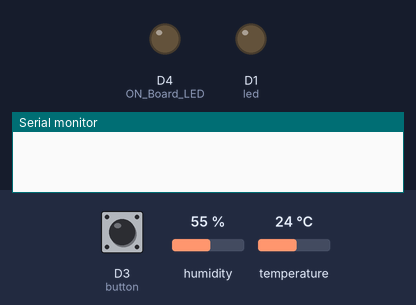
Bench run of a sketch on a simulated ESP8266 (NodeMCU). Parts: output pins drawn as LEDs (lit = HIGH), the last lines printed to the serial monitor. The inputs (shaded band) are chosen by the test bench; at power-on: D3 (button) HIGH, humidity 55 %, temperature 24 °C. WiFi joins after 1.5 s; servers stay silent unless stated; uploads are accepted with an empty reply.

Above: at 0.0 s.
At 0.6 s:
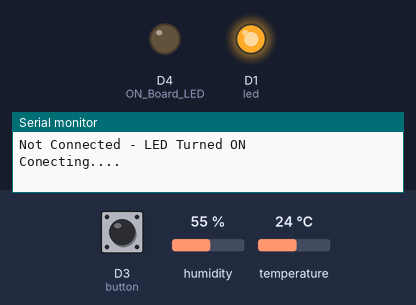
At 2.6 s:
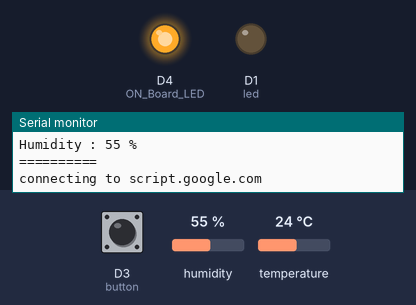
Timing chart, 0 to 4.1 s (numbered marks = the images above):
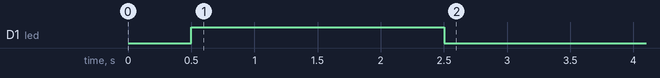

Measured:
- by itself, D1 (led): HIGH → LOW at 2.5 s

The sketch:

WMwithLPGS.ino
```cpp
#include <ESP8266WiFi.h>
#include <DNSServer.h>
#include <WiFiManager.h>
#include <ESP8266WebServer.h>
#include <WiFiClientSecure.h>
#include "DHT.h"
#define DHTTYPE DHT22
const int DHTPin = D2;
DHT dht(DHTPin, DHTTYPE);
#define ON_Board_LED 2
int led = D1;
int button = D3;
int temp = 0;


const char* host = "script.google.com";
const int httpsPort = 443;


WiFiClientSecure client;
String GAS_ID = "";

void setup() {

  Serial.begin(115200);
  delay(500);
  pinMode(led, OUTPUT);
  pinMode(button, INPUT);

  if (WiFi.status() != WL_CONNECTED) {
    digitalWrite(led, HIGH);
    Serial.println("Not Connected - LED Turned ON");
  }
  WiFiManager wifiManager;
  Serial.println("Conecting....");
  wifiManager.autoConnect("Mrinmoy");
  Serial.println("Connected");

  dht.begin();
  delay(500);


  pinMode(ON_Board_LED, OUTPUT);
  digitalWrite(ON_Board_LED, HIGH);


  Serial.print("Connecting");
  while (WiFi.status() != WL_CONNECTED) {
    Serial.print(".");

    digitalWrite(ON_Board_LED, LOW);
    delay(250);
    digitalWrite(ON_Board_LED, HIGH);
    delay(250);
  }

  digitalWrite(ON_Board_LED, HIGH);

  Serial.println("");
  Serial.print("Successfully connected to : ");

  Serial.print("IP address: ");
  Serial.println(WiFi.localIP());
  Serial.println();

  client.setInsecure();

}
void resetWifi() {
  WiFiManager wm;
  wm.resetSettings();
  Serial.println("Reset Done!");
}


void loop() {
  temp = digitalRead(button);
  Serial.println(temp);

  if (temp == LOW) {
    resetWifi();
    delay(500);
    ESP.restart();
  }
  else {
    digitalWrite(led, LOW);
    Serial.println("Connected - LED Turned OFF");
  }

  int h = dht.readHumidity();

  float t = dht.readTemperature();


  if (isnan(h) || isnan(t)) {
    Serial.println("Failed to read from DHT sensor !");
    delay(500);
    return;
  }
  String Temp = "Temperature : " + String(t) + " °C";
  String Humi = "Humidity : " + String(h) + " %";
  Serial.println(Temp);
  Serial.println(Humi);

  sendData(t, h);
  delay(2000);
}

void sendData(float tem, int hum) {
  Serial.println("==========");
  Serial.print("connecting to ");
  Serial.println(host);


  if (!client.connect(host, httpsPort)) {
    Serial.println("connection failed");
    return;
  }


  //----------------------------------------Processing data and sending data
  String string_temperature =  String(tem);
  // String string_temperature =  String(tem, DEC);
  String string_humidity =  String(hum, DEC);
  String url = "/macros/s/" + GAS_ID + "/exec?temperature=" + string_temperature + "&humidity=" + string_humidity;
  Serial.print("requesting URL: ");
  Serial.println(url);

  client.print(String("GET ") + url + " HTTP/1.1\r\n" +
               "Host: " + host + "\r\n" +
               "User-Agent: BuildFailureDetectorESP8266\r\n" +
               "Connection: close\r\n\r\n");

  Serial.println("request sent");
  //----------------------------------------

  //----------------------------------------Checking whether the data was sent successfully or not
  while (client.connected()) {
    String line = client.readStringUntil('\n');
    if (line == "\r") {
      Serial.println("headers received");
      break;
    }
  }
  String line = client.readStringUntil('\n');
  if (line.startsWith("{\"state\":\"success\"")) {
    Serial.println("esp8266/Arduino CI successfull!");
  } else {
    Serial.println("esp8266/Arduino CI has failed");
  }
  Serial.print("reply was : ");
  Serial.println(line);
  Serial.println("closing connection");
  Serial.println("==========");
  Serial.println();

}
```
